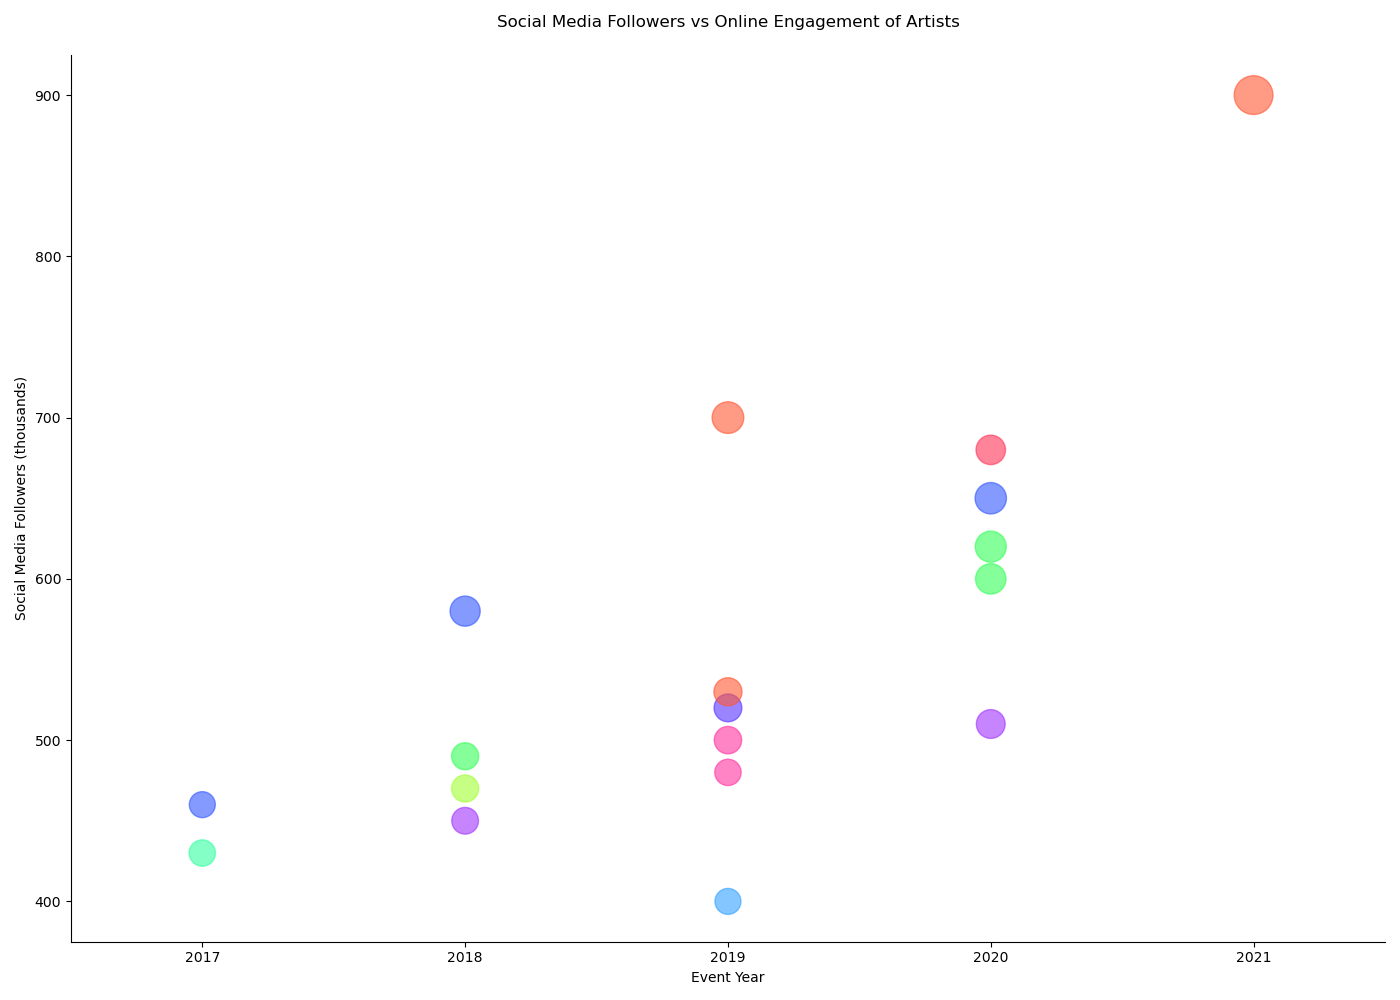

The Python source for this figure:

import matplotlib.pyplot as plt

Country = ['USA', 'UK', 'Canada', 'Australia', 'France', 'Germany', 'South Korea', 'Spain',
           'Brazil', 'Japan', 'India', 'Mexico', 'Netherlands', 'Sweden', 'Italy', 'Russia', 
           'Argentina', 'Nigeria']
Artist = ['Billie Eilish', 'Dua Lipa', 'Shawn Mendes', 'Tones and I', 'Christine and the Queens', 
          'Zedd', 'BTS', 'Rosalía', 'Anitta', 'Kenshi Yonezu', 'Arijit Singh', 'Camila Cabello', 
          'Martin Garrix', 'Zara Larsson', 'Laura Pausini', 'Nyusha', 'Lali', 'Tiwa Savage']
Event_Year = [2019, 2020, 2020, 2019, 2018, 2017, 2021, 2019, 2018, 2019, 2020, 2020, 2018, 2019, 
              2018, 2017, 2019, 2020]
Social_Media_Followers = [700, 600, 650, 500, 450, 430, 900, 400, 470, 520, 680, 620, 580, 530, 490, 460, 480, 510]
Online_Engagement = [520, 480, 510, 390, 370, 360, 780, 350, 380, 400, 450, 500, 470, 410, 380, 350, 360, 430]

plt.figure(figsize=(14, 10))
plt.scatter(Event_Year, Social_Media_Followers, c=['#FF5733', '#33FF57', '#3357FF', '#FF33A1',
                                                    '#A133FF', '#33FFA1', '#FF5733', '#33A1FF',
                                                    '#A1FF33', '#5733FF', '#FF3357', '#33FF57',
                                                    '#3357FF', '#FF5733', '#33FF57', '#3357FF',
                                                    '#FF33A1', '#A133FF'], 
            s=Online_Engagement, alpha=0.6)

plt.xticks(range(2017, 2022))
plt.xlabel('Event Year')
plt.ylabel('Social Media Followers (thousands)')
plt.title('Social Media Followers vs Online Engagement of Artists', pad=20)
plt.xlim(2016.5, 2021.5)
plt.gca().spines['top'].set_visible(False)
plt.gca().spines['right'].set_visible(False)
plt.tight_layout()
plt.show()
